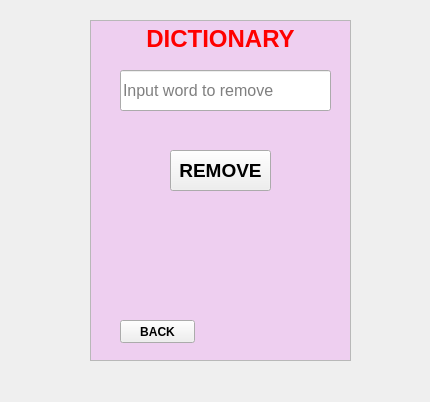
<?xml version="1.0" encoding="UTF-8"?>
<ui version="4.0">
 <class>RemoveForm</class>
 <widget class="QWidget" name="RemoveForm">
  <property name="geometry">
   <rect>
    <x>0</x>
    <y>0</y>
    <width>430</width>
    <height>402</height>
   </rect>
  </property>
  <property name="windowTitle">
   <string>RemoveForm</string>
  </property>
  <widget class="QLineEdit" name="Remove_Word">
   <property name="geometry">
    <rect>
     <x>120</x>
     <y>70</y>
     <width>211</width>
     <height>41</height>
    </rect>
   </property>
   <property name="font">
    <font>
     <pointsize>12</pointsize>
    </font>
   </property>
   <property name="inputMask">
    <string/>
   </property>
   <property name="text">
    <string/>
   </property>
   <property name="placeholderText">
    <string>Input word to remove</string>
   </property>
  </widget>
  <widget class="QTextBrowser" name="header">
   <property name="enabled">
    <bool>true</bool>
   </property>
   <property name="geometry">
    <rect>
     <x>90</x>
     <y>20</y>
     <width>261</width>
     <height>341</height>
    </rect>
   </property>
   <property name="palette">
    <palette>
     <active>
      <colorrole role="WindowText">
       <brush brushstyle="SolidPattern">
        <color alpha="255">
         <red>0</red>
         <green>0</green>
         <blue>255</blue>
        </color>
       </brush>
      </colorrole>
     </active>
     <inactive>
      <colorrole role="WindowText">
       <brush brushstyle="SolidPattern">
        <color alpha="255">
         <red>0</red>
         <green>0</green>
         <blue>0</blue>
        </color>
       </brush>
      </colorrole>
     </inactive>
     <disabled>
      <colorrole role="WindowText">
       <brush brushstyle="SolidPattern">
        <color alpha="255">
         <red>120</red>
         <green>120</green>
         <blue>120</blue>
        </color>
       </brush>
      </colorrole>
     </disabled>
    </palette>
   </property>
   <property name="font">
    <font>
     <stylestrategy>PreferAntialias</stylestrategy>
    </font>
   </property>
   <property name="mouseTracking">
    <bool>false</bool>
   </property>
   <property name="focusPolicy">
    <enum>Qt::StrongFocus</enum>
   </property>
   <property name="acceptDrops">
    <bool>true</bool>
   </property>
   <property name="toolTip">
    <string/>
   </property>
   <property name="html">
    <string>&lt;!DOCTYPE HTML PUBLIC &quot;-//W3C//DTD HTML 4.0//EN&quot; &quot;http://www.w3.org/TR/REC-html40/strict.dtd&quot;&gt;
&lt;html&gt;&lt;head&gt;&lt;meta name=&quot;qrichtext&quot; content=&quot;1&quot; /&gt;&lt;style type=&quot;text/css&quot;&gt;
p, li { white-space: pre-wrap; }
&lt;/style&gt;&lt;/head&gt;&lt;body style=&quot; font-family:'MS Shell Dlg 2'; font-size:8.25pt; font-weight:400; font-style:normal;&quot; bgcolor=&quot;#eecff0&quot;&gt;
&lt;p align=&quot;center&quot; style=&quot; margin-top:12px; margin-bottom:12px; margin-left:0px; margin-right:0px; -qt-block-indent:0; text-indent:0px;&quot;&gt;&lt;span style=&quot; font-size:18pt; font-weight:600; color:#ff0000;&quot;&gt;DICTIONARY&lt;/span&gt;&lt;/p&gt;&lt;/body&gt;&lt;/html&gt;</string>
   </property>
  </widget>
  <widget class="QPushButton" name="Remove_Button">
   <property name="geometry">
    <rect>
     <x>170</x>
     <y>150</y>
     <width>101</width>
     <height>41</height>
    </rect>
   </property>
   <property name="font">
    <font>
     <pointsize>14</pointsize>
     <weight>75</weight>
     <bold>true</bold>
    </font>
   </property>
   <property name="text">
    <string>REMOVE</string>
   </property>
  </widget>
  <widget class="QPushButton" name="Back_Button">
   <property name="geometry">
    <rect>
     <x>120</x>
     <y>320</y>
     <width>75</width>
     <height>23</height>
    </rect>
   </property>
   <property name="font">
    <font>
     <weight>75</weight>
     <bold>true</bold>
    </font>
   </property>
   <property name="text">
    <string>BACK</string>
   </property>
  </widget>
  <zorder>header</zorder>
  <zorder>Remove_Word</zorder>
  <zorder>Remove_Button</zorder>
  <zorder>Back_Button</zorder>
 </widget>
 <layoutdefault spacing="6" margin="11"/>
 <resources/>
 <connections>
  <connection>
   <sender>Back_Button</sender>
   <signal>clicked()</signal>
   <receiver>RemoveForm</receiver>
   <slot>close()</slot>
   <hints>
    <hint type="sourcelabel">
     <x>162</x>
     <y>331</y>
    </hint>
    <hint type="destinationlabel">
     <x>283</x>
     <y>381</y>
    </hint>
   </hints>
  </connection>
 </connections>
</ui>
